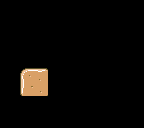

A 2D game scene composited from a Tiled map and its tileset images. What follows is a short description and the map's XML, with each tile layer's data collapsed to a summary:
An orthogonal 9x8 tile map with 16x16 px tiles, 2 tile layers (background, platforms) and 1 object (Player).

<map version="1.0" orientation="orthogonal" width="9" height="8" tilewidth="16" tileheight="16">
 <tileset firstgid="1" name="match3_sheet_0" tilewidth="16" tileheight="16">
  <image source="match3_sheet_0.png" width="410" height="304" />
 </tileset>
 <layer name="background" width="9" height="8">
  <data>[72 cells, 0 non-empty, 0 distinct tile ids]</data>
 </layer>
 <layer name="platforms" width="9" height="8">
  <data>[72 cells, 4 non-empty, 4 distinct tile ids]</data>
 </layer>
 <objectgroup name="objects" width="9" height="8">
  <object name="start" type="Player" x="32" y="32" width="16" height="16" />
 </objectgroup>
</map>
